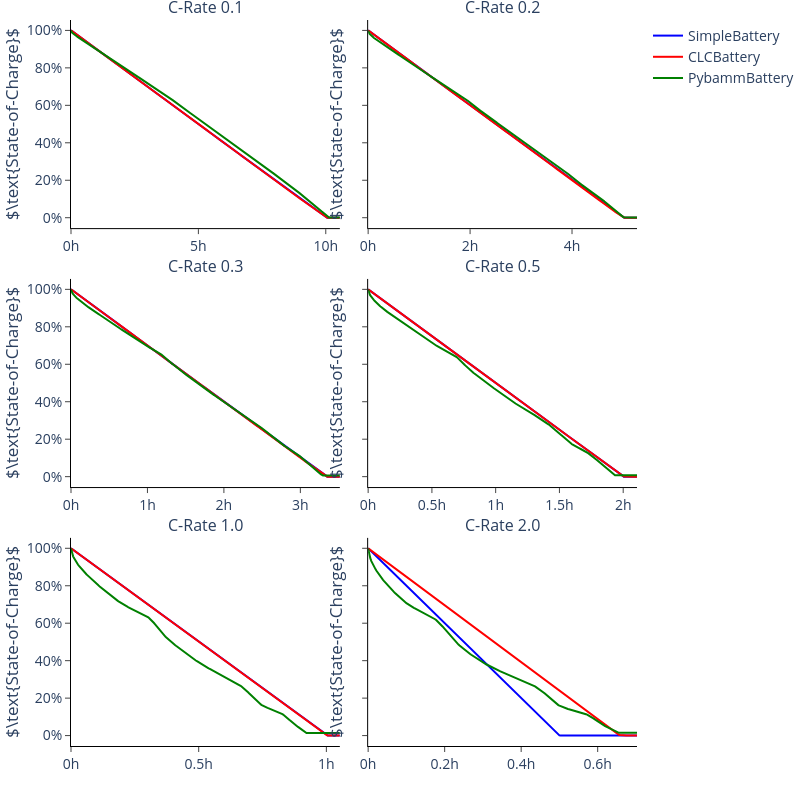

This figure's notebook cell:
### Code cell
fig = make_subplots(rows=3, cols=2, shared_yaxes=True, vertical_spacing=0.07, horizontal_spacing=0.05, subplot_titles=tuple(f"C-Rate {i}" for i in C_RATES_DISCHARGE))
fig.update_layout(
    width=800,
    height=800,
    margin={"r": 0, "l": 0, "t": 20, "b": 0},
    paper_bgcolor="rgba(0,0,0,0)", plot_bgcolor="rgba(0,0,0,0)",
    font_size=14,
)
fig.update_xaxes(
    {"showline": True, "linewidth": 1, "linecolor": "black", "ticks":"outside"}
)
fig.update_yaxes(
    {"showline": True, "linewidth": 1, "linecolor": "black", "ticks":"outside"}
)
showlegend = True
batteries = ["SimpleBattery", "CLCBattery", "PybammBattery"]
colors = ["Blue", "Red", "Green", "Purple"]
for i, c_rate in enumerate(C_RATES_DISCHARGE):
    col = i % 2 + 1
    row = i // 2 + 1
    for battery, color in zip(batteries, colors[:3]):
        df = pd.read_csv(f"results/{battery}_Discharge{c_rate}C.csv")
        fig.add_trace(
            go.Scatter(x=[i * STEP_SIZE / 3600 for i in range(len(df.index))], y=df["storage.soc"] * 100, showlegend=showlegend, line_color=color, name=battery), row=row, col=col
        )
    fig.update_xaxes(row=row, col=col, title="", ticksuffix="h")
    fig.update_yaxes(row=row, col=col, title="$\\text{State-of-Charge}$", ticksuffix = "%")
    showlegend = False
fig.show()

### Figure 1 — Plotly figure (JSON) as saved in the notebook; plotly's stock layout.template omitted (floating-point values rounded to 4 significant figures; data arrays with more than 128 entries replaced by an {"elided": "..."} marker saying what was removed)
{"data": [{"line": {"color": "Blue"}, "name": "SimpleBattery", "showlegend": true, "type": "scatter", "x": {"elided": "3800 float values"}, "xaxis": "x", "y": {"elided": "3800 float values"}, "yaxis": "y"}, {"line": {"color": "Red"}, "name": "CLCBattery", "showlegend": true, "type": "scatter", "x": {"elided": "3800 float values"}, "xaxis": "x", "y": {"elided": "3800 float values"}, "yaxis": "y"}, {"line": {"color": "Green"}, "name": "PybammBattery", "showlegend": true, "type": "scatter", "x": {"elided": "3800 float values"}, "xaxis": "x", "y": {"elided": "3800 float values"}, "yaxis": "y"}, {"line": {"color": "Blue"}, "name": "SimpleBattery", "showlegend": false, "type": "scatter", "x": {"elided": "1900 float values"}, "xaxis": "x2", "y": {"elided": "1900 float values"}, "yaxis": "y2"}, {"line": {"color": "Red"}, "name": "CLCBattery", "showlegend": false, "type": "scatter", "x": {"elided": "1900 float values"}, "xaxis": "x2", "y": {"elided": "1900 float values"}, "yaxis": "y2"}, {"line": {"color": "Green"}, "name": "PybammBattery", "showlegend": false, "type": "scatter", "x": {"elided": "1900 float values"}, "xaxis": "x2", "y": {"elided": "1900 float values"}, "yaxis": "y2"}, {"line": {"color": "Blue"}, "name": "SimpleBattery", "showlegend": false, "type": "scatter", "x": {"elided": "1267 float values"}, "xaxis": "x3", "y": {"elided": "1267 float values"}, "yaxis": "y3"}, {"line": {"color": "Red"}, "name": "CLCBattery", "showlegend": false, "type": "scatter", "x": {"elided": "1267 float values"}, "xaxis": "x3", "y": {"elided": "1267 float values"}, "yaxis": "y3"}, {"line": {"color": "Green"}, "name": "PybammBattery", "showlegend": false, "type": "scatter", "x": {"elided": "1267 float values"}, "xaxis": "x3", "y": {"elided": "1267 float values"}, "yaxis": "y3"}, {"line": {"color": "Blue"}, "name": "SimpleBattery", "showlegend": false, "type": "scatter", "x": {"elided": "760 float values"}, "xaxis": "x4", "y": {"elided": "760 float values"}, "yaxis": "y4"}, {"line": {"color": "Red"}, "name": "CLCBattery", "showlegend": false, "type": "scatter", "x": {"elided": "760 float values"}, "xaxis": "x4", "y": {"elided": "760 float values"}, "yaxis": "y4"}, {"line": {"color": "Green"}, "name": "PybammBattery", "showlegend": false, "type": "scatter", "x": {"elided": "760 float values"}, "xaxis": "x4", "y": {"elided": "760 float values"}, "yaxis": "y4"}, {"line": {"color": "Blue"}, "name": "SimpleBattery", "showlegend": false, "type": "scatter", "x": {"elided": "380 float values"}, "xaxis": "x5", "y": {"elided": "380 float values"}, "yaxis": "y5"}, {"line": {"color": "Red"}, "name": "CLCBattery", "showlegend": false, "type": "scatter", "x": {"elided": "380 float values"}, "xaxis": "x5", "y": {"elided": "380 float values"}, "yaxis": "y5"}, {"line": {"color": "Green"}, "name": "PybammBattery", "showlegend": false, "type": "scatter", "x": {"elided": "380 float values"}, "xaxis": "x5", "y": {"elided": "380 float values"}, "yaxis": "y5"}, {"line": {"color": "Blue"}, "name": "SimpleBattery", "showlegend": false, "type": "scatter", "x": {"elided": "254 float values"}, "xaxis": "x6", "y": {"elided": "254 float values"}, "yaxis": "y6"}, {"line": {"color": "Red"}, "name": "CLCBattery", "showlegend": false, "type": "scatter", "x": {"elided": "254 float values"}, "xaxis": "x6", "y": {"elided": "254 float values"}, "yaxis": "y6"}, {"line": {"color": "Green"}, "name": "PybammBattery", "showlegend": false, "type": "scatter", "x": {"elided": "254 float values"}, "xaxis": "x6", "y": {"elided": "254 float values"}, "yaxis": "y6"}], "layout": {"annotations": [{"font": {"size": 16}, "showarrow": false, "text": "C-Rate 0.1", "x": 0.2375, "xanchor": "center", "xref": "paper", "y": 1, "yanchor": "bottom", "yref": "paper"}, {"font": {"size": 16}, "showarrow": false, "text": "C-Rate 0.2", "x": 0.7625, "xanchor": "center", "xref": "paper", "y": 1, "yanchor": "bottom", "yref": "paper"}, {"font": {"size": 16}, "showarrow": false, "text": "C-Rate 0.3", "x": 0.2375, "xanchor": "center", "xref": "paper", "y": 0.6433, "yanchor": "bottom", "yref": "paper"}, {"font": {"size": 16}, "showarrow": false, "text": "C-Rate 0.5", "x": 0.7625, "xanchor": "center", "xref": "paper", "y": 0.6433, "yanchor": "bottom", "yref": "paper"}, {"font": {"size": 16}, "showarrow": false, "text": "C-Rate 1.0", "x": 0.2375, "xanchor": "center", "xref": "paper", "y": 0.2867, "yanchor": "bottom", "yref": "paper"}, {"font": {"size": 16}, "showarrow": false, "text": "C-Rate 2.0", "x": 0.7625, "xanchor": "center", "xref": "paper", "y": 0.2867, "yanchor": "bottom", "yref": "paper"}], "font": {"size": 14}, "height": 800, "margin": {"b": 0, "l": 0, "r": 0, "t": 20}, "paper_bgcolor": "rgba(0,0,0,0)", "plot_bgcolor": "rgba(0,0,0,0)", "width": 800, "xaxis": {"anchor": "y", "domain": [0, 0.475], "linecolor": "black", "linewidth": 1, "showline": true, "ticks": "outside", "ticksuffix": "h", "title": {"text": ""}}, "xaxis2": {"anchor": "y2", "domain": [0.525, 1], "linecolor": "black", "linewidth": 1, "showline": true, "ticks": "outside", "ticksuffix": "h", "title": {"text": ""}}, "xaxis3": {"anchor": "y3", "domain": [0, 0.475], "linecolor": "black", "linewidth": 1, "showline": true, "ticks": "outside", "ticksuffix": "h", "title": {"text": ""}}, "xaxis4": {"anchor": "y4", "domain": [0.525, 1], "linecolor": "black", "linewidth": 1, "showline": true, "ticks": "outside", "ticksuffix": "h", "title": {"text": ""}}, "xaxis5": {"anchor": "y5", "domain": [0, 0.475], "linecolor": "black", "linewidth": 1, "showline": true, "ticks": "outside", "ticksuffix": "h", "title": {"text": ""}}, "xaxis6": {"anchor": "y6", "domain": [0.525, 1], "linecolor": "black", "linewidth": 1, "showline": true, "ticks": "outside", "ticksuffix": "h", "title": {"text": ""}}, "yaxis": {"anchor": "x", "domain": [0.7133, 1], "linecolor": "black", "linewidth": 1, "showline": true, "ticks": "outside", "ticksuffix": "%", "title": {"text": "$\\text{State-of-Charge}$"}}, "yaxis2": {"anchor": "x2", "domain": [0.7133, 1], "linecolor": "black", "linewidth": 1, "matches": "y", "showline": true, "showticklabels": false, "ticks": "outside", "ticksuffix": "%", "title": {"text": "$\\text{State-of-Charge}$"}}, "yaxis3": {"anchor": "x3", "domain": [0.3567, 0.6433], "linecolor": "black", "linewidth": 1, "showline": true, "ticks": "outside", "ticksuffix": "%", "title": {"text": "$\\text{State-of-Charge}$"}}, "yaxis4": {"anchor": "x4", "domain": [0.3567, 0.6433], "linecolor": "black", "linewidth": 1, "matches": "y3", "showline": true, "showticklabels": false, "ticks": "outside", "ticksuffix": "%", "title": {"text": "$\\text{State-of-Charge}$"}}, "yaxis5": {"anchor": "x5", "domain": [0, 0.2867], "linecolor": "black", "linewidth": 1, "showline": true, "ticks": "outside", "ticksuffix": "%", "title": {"text": "$\\text{State-of-Charge}$"}}, "yaxis6": {"anchor": "x6", "domain": [0, 0.2867], "linecolor": "black", "linewidth": 1, "matches": "y5", "showline": true, "showticklabels": false, "ticks": "outside", "ticksuffix": "%", "title": {"text": "$\\text{State-of-Charge}$"}}}}
